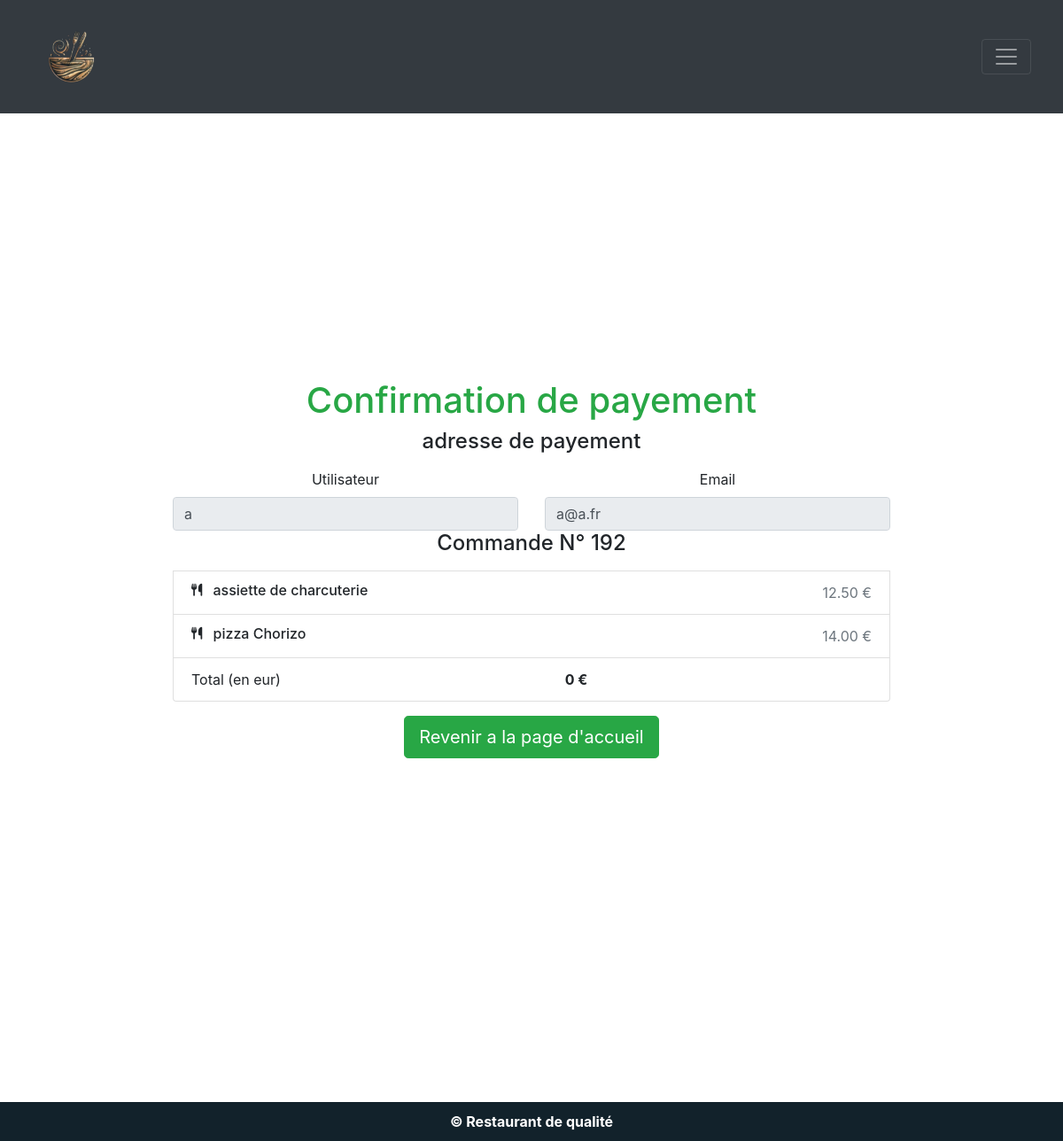
Screenshot of /payConf.php (signed in) with the database file from the repository.
### tables this page shows
CREATE TABLE `ligne` (
  `id_ligne` int(11) NOT NULL,
  `id_commande` int(11) NOT NULL,
  `id_produit` int(11) NOT NULL,
  `qte` int(11) NOT NULL DEFAULT 0,
  `total_ligne_ht` decimal(10,2) NOT NULL DEFAULT 0.00
);

CREATE TABLE `produit` (
  `id_produit` int(11) NOT NULL,
  `libelle` varchar(255) NOT NULL,
  `prix_ht` decimal(10,2) NOT NULL,
  `descProduit` varchar(250) DEFAULT NULL
);

### class/database.class.php (called while the page is built, shortened)
<?php
class Database
{
    private PDO $dbh;
    function __construct(PDO $pDO)
    {
        $this->dbh = $pDO;
    }
    public function SelectDb(string $sql, ?array $champs)
    {
        try {
            $sth = $this->dbh->prepare($sql);
            $sth->execute($champs);
            $row = $sth->fetchAll();
            return $row;
        } catch (PDOException $e) {
            die("<p>Erreur lors de la requête SELECT SQL : " . $e->getMessage() . "</p>");
        }
    }
}
?>

### payConf.php (the view, shortened to what this page needs)
<?php
include_once "class/database.class.php";
$objetConnexion = db_connect();
$db = new Database($objetConnexion);
$user = $_SESSION["user"];
if ($user) {
    $login = $user['login'];
    $email = $user['email'];
    $lignes =  $db->SelectDb("SELECT * FROM `ligne`, user WHERE user.id_user = :id_user;", [":id_user" => $user['id_user']]);
}
?>
<!DOCTYPE html>
<html lang="fr">
<head>
    <?php
    include('header.php');
    ?>
    <main style="padding: 15%">
        <div class="container">
            <h1 class="text-success">Confirmation de payement</h1>
            <h4 class="mb-3">adresse de payement</h4>
                <form class="needs-validation" novalidate="">
                    <div class="row g-3">
                        <div class="col-sm-6">
                            <label for="firstName" class="form-label">Utilisateur</label>
                            <input type="text" class="form-control" id="firstName" placeholder="" value="<?= $login ?>" disabled required="">
                        </div>
                        <div class="col-sm-6">
                            <label for="email" class="form-label">Email </label>
                            <input type="email" class="form-control" id="email" placeholder="exemple@limayrac.fr" disabled value="<?= $email ?>">
                        </div>
                    </div>
                <ul class="list-group mb-3">
                    <h4 class="mb-3">Commande N° <?= $lignes[0]['id_commande'] ?> </h4>
                    <?php foreach ($lignes as $row) {
                        $the_product = $db->SelectDb("SELECT * FROM produit WHERE id_produit=:id_produit", [':id_produit' => $row['id_produit']]);
                        echo "<li class=' list-group-item d-flex justify-content-between lh-sm'>
                        <div>
                            <h6 class='my-0'> <i class='fa-solid fa-utensils fa-sm'></i> &ensp;" . $the_product[0]['libelle']."</h6>
                            <small class='text-muted'>". $the_product[0]['descProduit'] ." </small>
                        </div>
                        <span class='text-muted'> ". $the_product[0]['prix_ht'] ." € </span>
                    </li>"; }?>
                    <li class='list-group-item d-flex justify-content-between'>
                        <span>Total (en eur)</span>
                        <strong><?= $_SESSION['total_commande'] + $_SESSION['total_commande']*0.05;  ?> €</strong>
                    </li>
                </ul>
                    <button class=" btn btn-success btn-lg" type="button" onclick="location.href='list.php'">Revenir a la page d'accueil</button>
                </form>
        </div>
    </main>
    <?php
    include "footer.php";
    ?>

### css/main.css (style rules this page uses)
body { font-family: Lucida Console; padding:auto; margin:auto; background-color: white; box-sizing: border-box; }
li { list-style: none; }
h1, h2, h3, h4, h5, h6, p, form { text-align:center; }

### rows the page displays
ligne: id_commande "192", id_produit.libelle "assiette de charcuterie", id_produit.prix_ht "12.50"
ligne: id_produit.libelle "pizza Chorizo", id_produit.prix_ht "14.00"

### other values shown
$_SESSION['total_commande'] + $_SESSION['total_commande']*0.05 "0"
